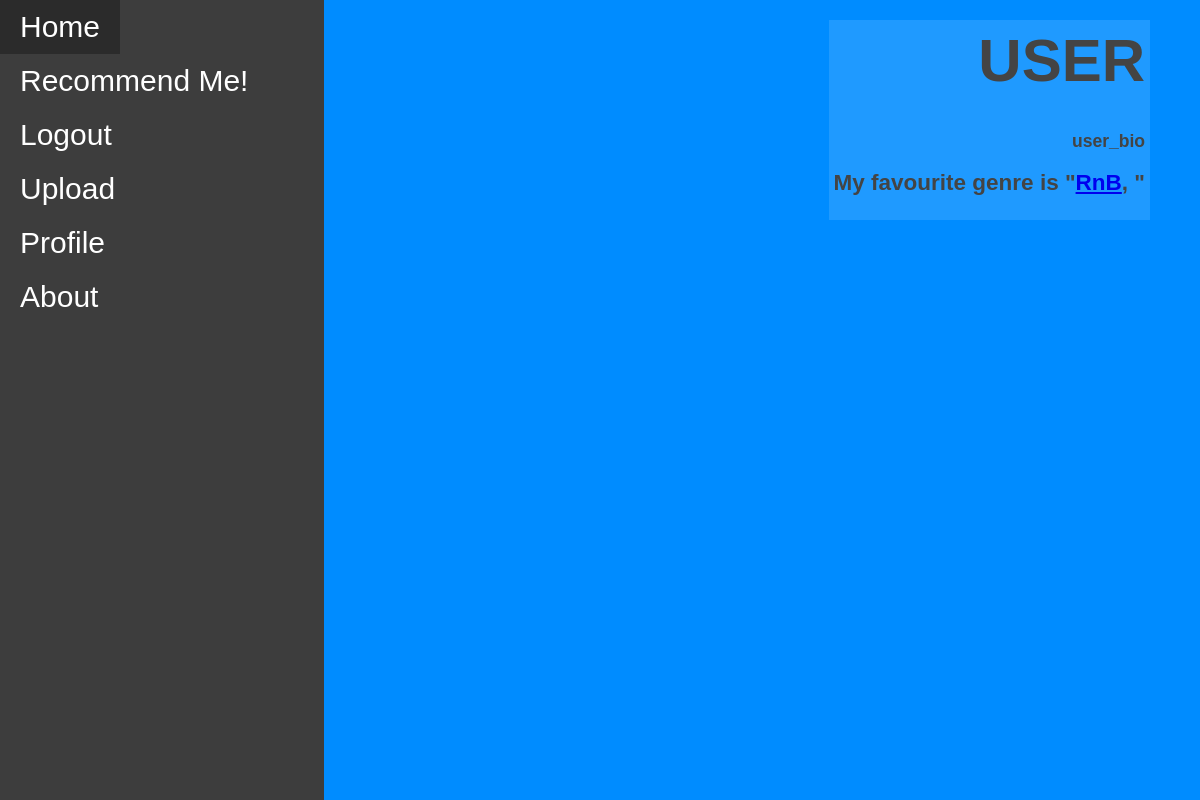
The page /profile/2 (signed in) on the database as committed earlier.
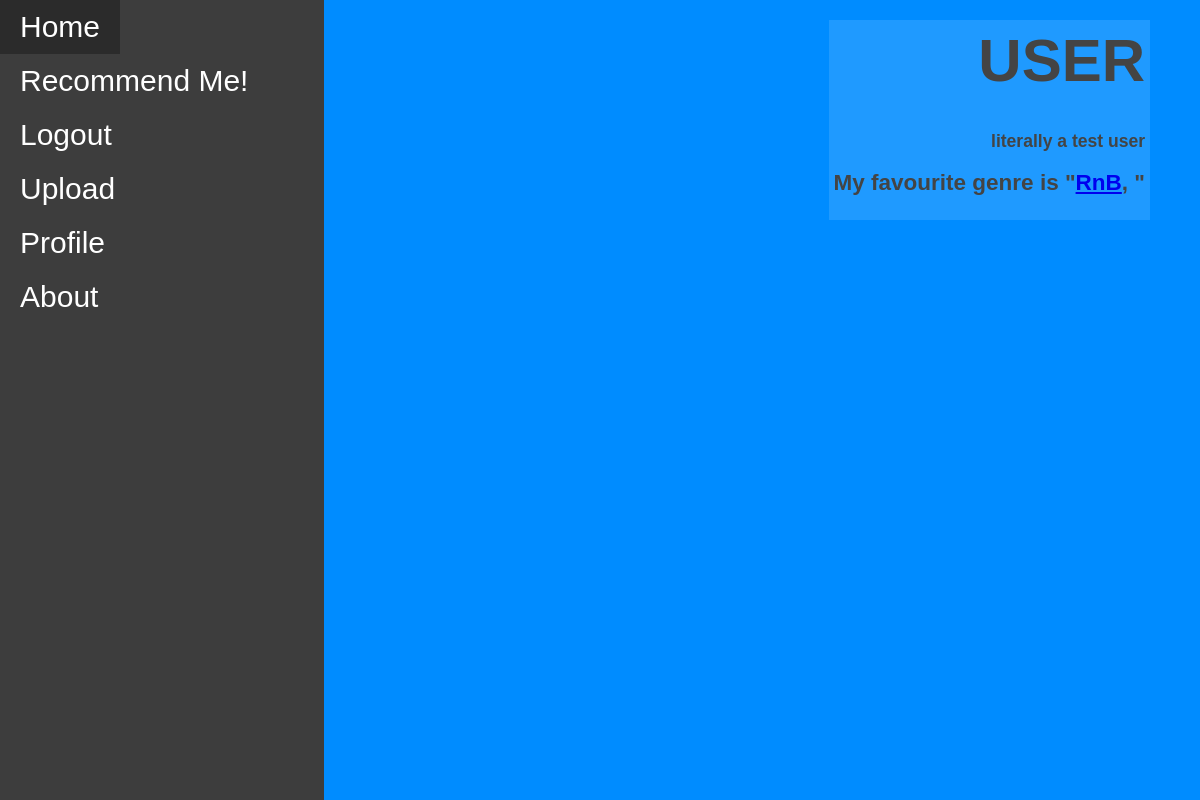
The same page on the database as committed later.
### models.py (models this page shows, shortened)
class User(db.Model):
    __tablename__ = 'User'
    id = db.Column(db.Integer, primary_key=True)
    userName = db.Column(db.String())
    passWord = db.Column(db.String())
    bio = db.Column(db.String())
    favGenre = db.Column(db.Integer, db.ForeignKey('Genre.id'))
    recommendations = db.relationship('Recommendation', secondary=RecommendationUser, back_populates='users')

### app.py (the view)
@app.route('/profile/<int:id>', methods=["GET", "POST"])
def profile(id):
    logged= False
    if "user" in session:
        username = session["user"]
        logged = True
        userinfo = models.User.query.filter_by(id=id).first_or_404()
        genre_id = userinfo.favGenre
        favGenre = models.Genre.query.filter_by(id=genre_id).first_or_404()
        return render_template("profile.html", userinfo = userinfo, title="Profile", username = username, logged=logged, favGenre=favGenre, genre_id=genre_id, id=id)
    return redirect(url_for("login"))

### models.py (called while the page is built)
    def __repr__(self):
        return self.genre

### templates/profile.html
{% extends 'layout.html' %}
{% block content %}
<body class = "testbg">
    <div class = "profile">
        <h1 class="titletext">{{ userinfo.userName }}</h1>
        <br>
        <h3>{{ userinfo.bio }}</h3>
        <h2>My favourite genre is "<a href="/genre/{{ genre_id }}">{{ favGenre }}</a>,&nbsp;"</h2>
    </div>
</body>
{% endblock %}

Rows that differ between the two databases and show on the page:
changed User "USER": bio "user_bio" → "literally a test user"
